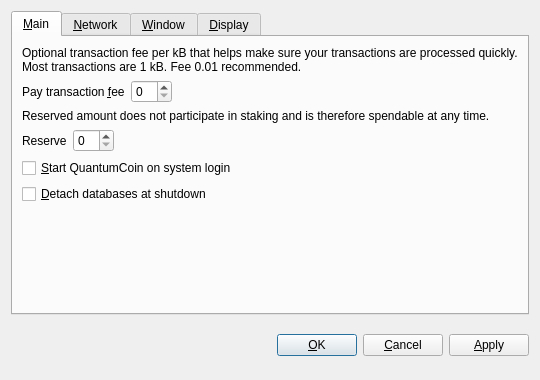
<?xml version="1.0" encoding="UTF-8"?>
<ui version="4.0">
 <class>OptionsDialog</class>
 <widget class="QDialog" name="OptionsDialog">
  <property name="geometry">
   <rect>
    <x>0</x>
    <y>0</y>
    <width>540</width>
    <height>380</height>
   </rect>
  </property>
  <property name="windowTitle">
   <string>Options</string>
  </property>
  <property name="modal">
   <bool>true</bool>
  </property>
  <layout class="QVBoxLayout" name="verticalLayout">
   <item>
    <widget class="QTabWidget" name="tabWidget">
     <property name="tabPosition">
      <enum>QTabWidget::North</enum>
     </property>
     <property name="currentIndex">
      <number>0</number>
     </property>
     <widget class="QWidget" name="tabMain">
      <attribute name="title">
       <string>&amp;Main</string>
      </attribute>
      <layout class="QVBoxLayout" name="verticalLayout_Main">
       <item>
        <widget class="QLabel" name="transactionFeeInfoLabel">
         <property name="text">
          <string>Optional transaction fee per kB that helps make sure your transactions are processed quickly. Most transactions are 1 kB. Fee 0.01 recommended.</string>
         </property>
         <property name="textFormat">
          <enum>Qt::PlainText</enum>
         </property>
         <property name="wordWrap">
          <bool>true</bool>
         </property>
        </widget>
       </item>
       <item>
        <layout class="QHBoxLayout" name="horizontalLayoutFee">
         <item>
          <widget class="QLabel" name="transactionFeeLabel">
           <property name="text">
            <string>Pay transaction &amp;fee</string>
           </property>
           <property name="textFormat">
            <enum>Qt::PlainText</enum>
           </property>
           <property name="buddy">
            <cstring>transactionFee</cstring>
           </property>
          </widget>
         </item>
         <item>
          <widget class="BitcoinAmountField" name="transactionFee"/>
         </item>
         <item>
          <spacer name="horizontalSpacerFee">
           <property name="orientation">
            <enum>Qt::Horizontal</enum>
           </property>
           <property name="sizeHint" stdset="0">
            <size>
             <width>40</width>
             <height>20</height>
            </size>
           </property>
          </spacer>
         </item>
        </layout>
       </item>
       <item>
        <widget class="QLabel" name="reserveBalanceInfoLabel">
         <property name="text">
          <string>Reserved amount does not participate in staking and is therefore spendable at any time.</string>
         </property>
         <property name="textFormat">
          <enum>Qt::PlainText</enum>
         </property>
         <property name="wordWrap">
          <bool>true</bool>
         </property>
        </widget>
       </item>
       <item>
        <layout class="QHBoxLayout" name="horizontalLayoutReserveBalance">
         <item>
          <widget class="QLabel" name="reserveBalanceLabel">
           <property name="text">
            <string>Reserve</string>
           </property>
           <property name="textFormat">
            <enum>Qt::PlainText</enum>
           </property>
           <property name="buddy">
            <cstring>reserveBalance</cstring>
           </property>
          </widget>
         </item>
         <item>
          <widget class="BitcoinAmountField" name="reserveBalance"/>
         </item>
         <item>
          <spacer name="horizontalSpacerReserveBalance">
           <property name="orientation">
            <enum>Qt::Horizontal</enum>
           </property>
           <property name="sizeHint" stdset="0">
            <size>
             <width>40</width>
             <height>20</height>
            </size>
           </property>
          </spacer>
         </item>
        </layout>
       </item>
       <item>
        <widget class="QCheckBox" name="bitcoinAtStartup">
         <property name="toolTip">
          <string>Automatically start QuantumCoin after logging in to the system.</string>
         </property>
         <property name="text">
          <string>&amp;Start QuantumCoin on system login</string>
         </property>
        </widget>
       </item>
       <item>
        <widget class="QCheckBox" name="detachDatabases">
         <property name="toolTip">
          <string>Detach block and address databases at shutdown. This means they can be moved to another data directory, but it slows down shutdown. The wallet is always detached.</string>
         </property>
         <property name="text">
          <string>&amp;Detach databases at shutdown</string>
         </property>
        </widget>
       </item>
       <item>
        <spacer name="verticalSpacer_Main">
         <property name="orientation">
          <enum>Qt::Vertical</enum>
         </property>
         <property name="sizeHint" stdset="0">
          <size>
           <width>20</width>
           <height>40</height>
          </size>
         </property>
        </spacer>
       </item>
      </layout>
     </widget>
     <widget class="QWidget" name="tabNetwork">
      <attribute name="title">
       <string>&amp;Network</string>
      </attribute>
      <layout class="QVBoxLayout" name="verticalLayout_Network">
       <item>
        <widget class="QCheckBox" name="mapPortUpnp">
         <property name="toolTip">
          <string>Automatically open the QuantumCoin client port on the router. This only works when your router supports UPnP and it is enabled.</string>
         </property>
         <property name="text">
          <string>Map port using &amp;UPnP</string>
         </property>
        </widget>
       </item>
       <item>
        <widget class="QCheckBox" name="connectSocks">
         <property name="toolTip">
          <string>Connect to the QuantumCoin network through a SOCKS proxy (e.g. when connecting through Tor).</string>
         </property>
         <property name="text">
          <string>&amp;Connect through SOCKS proxy:</string>
         </property>
        </widget>
       </item>
       <item>
        <layout class="QHBoxLayout" name="horizontalLayout_Network">
         <item>
          <widget class="QLabel" name="proxyIpLabel">
           <property name="text">
            <string>Proxy &amp;IP:</string>
           </property>
           <property name="textFormat">
            <enum>Qt::PlainText</enum>
           </property>
           <property name="buddy">
            <cstring>proxyIp</cstring>
           </property>
          </widget>
         </item>
         <item>
          <widget class="QValidatedLineEdit" name="proxyIp">
           <property name="maximumSize">
            <size>
             <width>140</width>
             <height>16777215</height>
            </size>
           </property>
           <property name="toolTip">
            <string>IP address of the proxy (e.g. 127.0.0.1)</string>
           </property>
          </widget>
         </item>
         <item>
          <widget class="QLabel" name="proxyPortLabel">
           <property name="text">
            <string>&amp;Port:</string>
           </property>
           <property name="textFormat">
            <enum>Qt::PlainText</enum>
           </property>
           <property name="buddy">
            <cstring>proxyPort</cstring>
           </property>
          </widget>
         </item>
         <item>
          <widget class="QLineEdit" name="proxyPort">
           <property name="maximumSize">
            <size>
             <width>55</width>
             <height>16777215</height>
            </size>
           </property>
           <property name="toolTip">
            <string>Port of the proxy (e.g. 9050)</string>
           </property>
          </widget>
         </item>
         <item>
          <widget class="QLabel" name="socksVersionLabel">
           <property name="text">
            <string>SOCKS &amp;Version:</string>
           </property>
           <property name="textFormat">
            <enum>Qt::PlainText</enum>
           </property>
           <property name="buddy">
            <cstring>socksVersion</cstring>
           </property>
          </widget>
         </item>
         <item>
          <widget class="QValueComboBox" name="socksVersion">
           <property name="toolTip">
            <string>SOCKS version of the proxy (e.g. 5)</string>
           </property>
          </widget>
         </item>
         <item>
          <spacer name="horizontalSpacer_Network">
           <property name="orientation">
            <enum>Qt::Horizontal</enum>
           </property>
           <property name="sizeHint" stdset="0">
            <size>
             <width>40</width>
             <height>20</height>
            </size>
           </property>
          </spacer>
         </item>
        </layout>
       </item>
       <item>
        <spacer name="verticalSpacer_Network">
         <property name="orientation">
          <enum>Qt::Vertical</enum>
         </property>
         <property name="sizeHint" stdset="0">
          <size>
           <width>20</width>
           <height>40</height>
          </size>
         </property>
        </spacer>
       </item>
      </layout>
     </widget>
     <widget class="QWidget" name="tabWindow">
      <attribute name="title">
       <string>&amp;Window</string>
      </attribute>
      <layout class="QVBoxLayout" name="verticalLayout_Window">
       <item>
        <widget class="QCheckBox" name="minimizeToTray">
         <property name="toolTip">
          <string>Show only a tray icon after minimizing the window.</string>
         </property>
         <property name="text">
          <string>&amp;Minimize to the tray instead of the taskbar</string>
         </property>
        </widget>
       </item>
       <item>
        <widget class="QCheckBox" name="minimizeOnClose">
         <property name="toolTip">
          <string>Minimize instead of exit the application when the window is closed. When this option is enabled, the application will be closed only after selecting Quit in the menu.</string>
         </property>
         <property name="text">
          <string>M&amp;inimize on close</string>
         </property>
        </widget>
       </item>
       <item>
        <spacer name="verticalSpacer_Window">
         <property name="orientation">
          <enum>Qt::Vertical</enum>
         </property>
         <property name="sizeHint" stdset="0">
          <size>
           <width>20</width>
           <height>40</height>
          </size>
         </property>
        </spacer>
       </item>
      </layout>
     </widget>
     <widget class="QWidget" name="tabDisplay">
      <attribute name="title">
       <string>&amp;Display</string>
      </attribute>
      <layout class="QVBoxLayout" name="verticalLayout_Display">
       <item>
        <layout class="QHBoxLayout" name="horizontalLayout_1_Display">
         <item>
          <widget class="QLabel" name="langLabel">
           <property name="text">
            <string>User Interface &amp;language:</string>
           </property>
           <property name="textFormat">
            <enum>Qt::PlainText</enum>
           </property>
           <property name="buddy">
            <cstring>lang</cstring>
           </property>
          </widget>
         </item>
         <item>
          <widget class="QValueComboBox" name="lang">
           <property name="toolTip">
            <string>The user interface language can be set here. This setting will take effect after restarting QuantumCoin.</string>
           </property>
          </widget>
         </item>
        </layout>
       </item>
       <item>
        <layout class="QHBoxLayout" name="horizontalLayout_2_Display">
         <item>
          <widget class="QLabel" name="unitLabel">
           <property name="text">
            <string>&amp;Unit to show amounts in:</string>
           </property>
           <property name="textFormat">
            <enum>Qt::PlainText</enum>
           </property>
           <property name="buddy">
            <cstring>unit</cstring>
           </property>
          </widget>
         </item>
         <item>
          <widget class="QValueComboBox" name="unit">
           <property name="toolTip">
            <string>Choose the default subdivision unit to show in the interface and when sending coins.</string>
           </property>
          </widget>
         </item>
        </layout>
       </item>
       <item>
        <widget class="QCheckBox" name="displayAddresses">
         <property name="toolTip">
          <string>Whether to show QuantumCoin addresses in the transaction list or not.</string>
         </property>
         <property name="text">
          <string>&amp;Display addresses in transaction list</string>
         </property>
        </widget>
       </item>
       <item>
        <widget class="QCheckBox" name="coinControlFeatures">
         <property name="toolTip">
          <string>Whether to show coin control features or not.</string>
         </property>
         <property name="text">
          <string>Display coin &amp;control features (experts only!)</string>
         </property>
        </widget>
       </item>
       <item>
        <spacer name="verticalSpacer_Display">
         <property name="orientation">
          <enum>Qt::Vertical</enum>
         </property>
         <property name="sizeHint" stdset="0">
          <size>
           <width>20</width>
           <height>40</height>
          </size>
         </property>
        </spacer>
       </item>
      </layout>
     </widget>
    </widget>
   </item>
   <item>
    <layout class="QHBoxLayout" name="horizontalLayout_Buttons">
     <item>
      <spacer name="horizontalSpacer_1">
       <property name="orientation">
        <enum>Qt::Horizontal</enum>
       </property>
       <property name="sizeHint" stdset="0">
        <size>
         <width>40</width>
         <height>48</height>
        </size>
       </property>
      </spacer>
     </item>
     <item>
      <widget class="QLabel" name="statusLabel">
       <property name="font">
        <font>
         <weight>75</weight>
         <bold>true</bold>
        </font>
       </property>
       <property name="text">
        <string/>
       </property>
       <property name="textFormat">
        <enum>Qt::PlainText</enum>
       </property>
       <property name="wordWrap">
        <bool>true</bool>
       </property>
      </widget>
     </item>
     <item>
      <spacer name="horizontalSpacer_2">
       <property name="orientation">
        <enum>Qt::Horizontal</enum>
       </property>
       <property name="sizeHint" stdset="0">
        <size>
         <width>40</width>
         <height>48</height>
        </size>
       </property>
      </spacer>
     </item>
     <item>
      <widget class="QPushButton" name="okButton">
       <property name="text">
        <string>&amp;OK</string>
       </property>
      </widget>
     </item>
     <item>
      <widget class="QPushButton" name="cancelButton">
       <property name="text">
        <string>&amp;Cancel</string>
       </property>
       <property name="autoDefault">
        <bool>false</bool>
       </property>
      </widget>
     </item>
     <item>
      <widget class="QPushButton" name="applyButton">
       <property name="text">
        <string>&amp;Apply</string>
       </property>
       <property name="autoDefault">
        <bool>false</bool>
       </property>
      </widget>
     </item>
    </layout>
   </item>
  </layout>
 </widget>
 <customwidgets>
  <customwidget>
   <class>BitcoinAmountField</class>
   <extends>QSpinBox</extends>
   <header>bitcoinamountfield.h</header>
  </customwidget>
  <customwidget>
   <class>QValueComboBox</class>
   <extends>QComboBox</extends>
   <header>qvaluecombobox.h</header>
  </customwidget>
  <customwidget>
   <class>QValidatedLineEdit</class>
   <extends>QLineEdit</extends>
   <header>qvalidatedlineedit.h</header>
  </customwidget>
 </customwidgets>
 <resources/>
 <connections/>
</ui>
